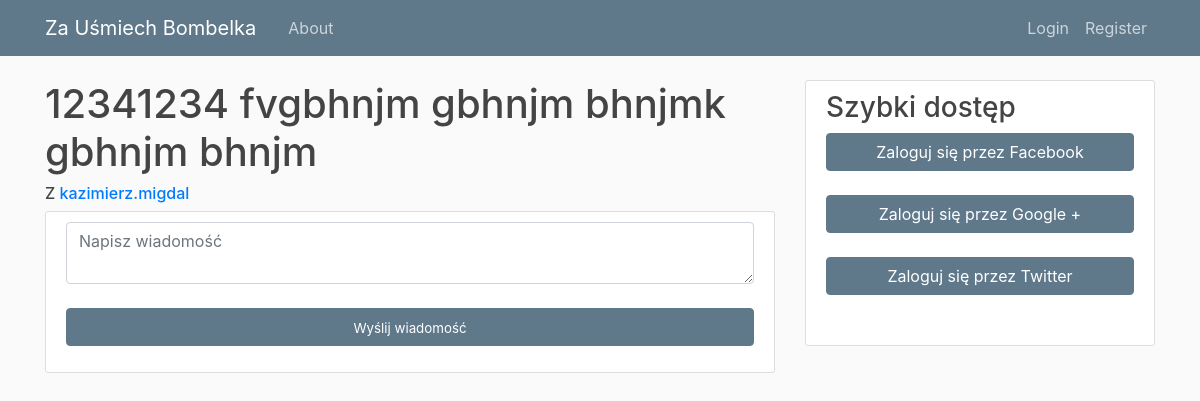
/messages/compose/4/, run on an earlier commit of the app's database.
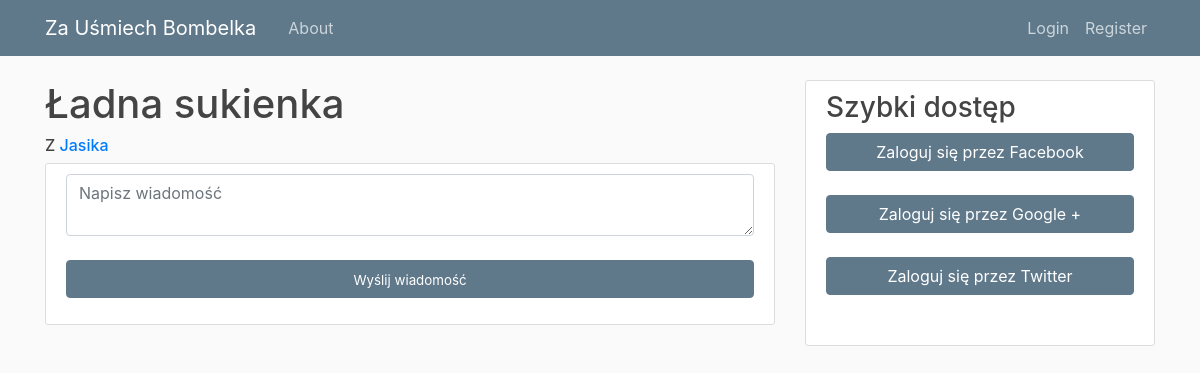
And on a later commit of the database.
### market/models.py (models this page shows, shortened)
class Product(models.Model):
    author = models.ForeignKey(User, on_delete=models.CASCADE)
    date_posted = models.DateTimeField(default=timezone.now)
    title = models.CharField(max_length=100, verbose_name='')
    description = models.TextField(verbose_name='')
    tag_sex = models.CharField(max_length=6, choices = SEX_TAG_CHOISE, default='Unisex', verbose_name='')
    tag_age = models.IntegerField(choices = AGE_TAG_CHOISE, default=1, verbose_name='')
    photo_1 = models.ImageField(default='default_1.jpg', upload_to='product_pics', verbose_name='')
    photo_2 = models.ImageField(default='default_1.jpg', upload_to='product_pics', verbose_name='')
    photo_3 = models.ImageField(default='default_1.jpg', upload_to='product_pics', verbose_name='')
    price = models.DecimalField(decimal_places=2, max_digits=12, validators=[MinValueValidator(Decimal('0.00'))])
    sold = models.BooleanField(default=False)
    sold_for = models.ForeignKey(User, related_name='buyer', null=True, on_delete=models.SET_NULL)

### messanger_system/views.py (the view)
# urls.py: path('compose/<int:pk>/', views.compose, name='messages_compose'),
def compose(request, pk):
    product = Product.objects.get(id=pk)
    if request.method == 'POST':
        form = MessageForm(request.POST)
        if form.is_valid():
            message = form.save(commit=False)
            message.subject = product
            message.sender = request.user
            message.recipient = product.author
            message.parent_msg = None
            message.save()
            pk = message.id
            messages.success(request, f'Wiadomość została wysłana')
            return redirect('messages_detail', pk)
    else:
        form = MessageForm()
    return render(request, 'messager_system/compose.html', {'form':form, 'product':product})

### messanger_system/forms.py
class MessageForm(forms.ModelForm):
    text = forms.CharField(label="",widget=forms.Textarea(attrs={"rows":"2", "class":"form-control", "placeholder": "Napisz wiadomość"}))
    class Meta:
        model = Message
        fields = ('text',)

### messanger_system/templates/messager_system/compose.html (shortened to what this page needs)
{% extends "blog/base.html" %}
{% load crispy_forms_tags%}
{% block content %}
<h1>{{ product.title }}</h1>
<h6>Z <a class="mr-2" href="{% url 'profile' product.author.username %}">{{ product.author }}</a></h6>
<div class="sticky-top">
    <article class="media content-section">
        <div class="media-body">
            <form method="POST" enctype="multipart/form-data">
                <div class="form-group">
                    <div class="form-row">
                        <div class="form-group col mb-2">
                            {{ form.text|as_crispy_field }}
                        </div>
                    </div>
                </div>
                <div class="form-group">
                    <button class="btn btn-sample btn-block" type="submit"><span style="font-size:smaller;">Wyślij wiadomość</span></button>
                </div>
            </form>
        </div>
    </article>
</div>
{% endblock content %}

### blog/templates/blog/base.html (shortened to what this page needs)
{% load static %}
{% load messages_tags %}
<!DOCTYPE html>
<html>
<head>
    <link rel="stylesheet" href="https://maxcdn.bootstrapcdn.com/bootstrap/4.0.0/css/bootstrap.min.css">
    <link rel="stylesheet" href="https://cdnjs.cloudflare.com/ajax/libs/font-awesome/4.7.0/css/font-awesome.min.css">
    <link rel="stylesheet" type="text/css" href="{% static 'blog/main.css' %}">
</head>
<body>
  <header class="site-header">
    <nav class="navbar navbar-expand-md navbar-dark bg-steel fixed-top">
      <div class="container">
        <a class="navbar-brand mr-4" href="{% url 'blog-home' %}">Za Uśmiech Bombelka</a>
        <div class="collapse navbar-collapse" id="navbarToggle">
          <div class="navbar-nav mr-auto">
            {% if user.is_authenticated%}
              <a class="nav-item nav-link" href="{% url 'profile' request.user.username %}">Mój Profil</a>
              <a class="nav-item nav-link" href="{% url 'actions' %}">Aktualności</a>
              <a class="nav-item nav-link" href="{% url 'market-home' %}">Market</a>
            {% else %}
              <a class="nav-item nav-link" href="{% url 'blog-about' %}">About</a>
            {% endif %}
          </div>
          <div class="navbar-nav">
            {% if user.is_authenticated %}
              <a class="nav-item nav-link" href="{% url 'messages-home' %}">Wiadomości</a>
              <a class="nav-item nav-link" href="{% url 'logout' %}">Logout</a>
            {% else %}
              <a class="nav-item nav-link" href="{% url 'login' %}">Login</a>
              <a class="nav-item nav-link" href="{% url 'register' %}">Register</a>
            {% endif %}
          </div>
        </div>
      </div>
    </nav>
  </header>
<main role="main" class="container">
  <div class="row">
    <div class="col-md-8">
      {% block content %}{% endblock %}
    </div>
    <div class="col-md-4">
      <div class="content-section sticky-top">
        <h3>Szybki dostęp</h3>
        <p class='text-muted'>
            {% if user.is_authenticated%}
              <a class="mr-2" href="{% url 'blog-home' %}"><button {%if section == 'blog' %} class="btn btn-sample btn-block"{% endif %}class="btn btn-outline-info btn-block">Blog</button></a>
              <a class="mr-2" href="{% url 'market-home' %}"><button {%if section == 'market' %} class="btn btn-sample btn-block"{% endif %}class="btn btn-outline-info btn-block">Market</button></a>
              <a class="mr-2" href="{% url 'messages-home' %}"><button {%if section == 'messages' %} class="btn btn-sample btn-block"{% endif %}class="btn btn-outline-info btn-block">Wiadomości ({% new_messages %})</button></a>
               <a class="mr-2" href="{% url 'actions' %}"><button {%if section == 'actions' %} class="btn btn-sample btn-block"{% endif %}class="btn btn-outline-info btn-block">Aktualności</button></a>
            {% else %}
              <a class="mr-2" href="{% url 'post-create' %}"><button class="btn btn-sample btn-block">Zaloguj się przez Facebook</button></a>
              <a class="mr-2" href="{% url 'post-create' %}"><button class="btn btn-sample btn-block">Zaloguj się przez Google +</button></a>
              <a class="mr-2" href="{% url 'post-create' %}"><button class="btn btn-sample btn-block">Zaloguj się przez Twitter</button></a>
            {% endif %}
      </div>
    </div>
  </div>
</main>
</body>
</html>

### blog/static/blog/main.css (style rules this page uses)
body { background: #fafafa; color: #333333; margin-top: 5rem; }
h1, h2, h3, h4, h5, h6 { word-wrap: break-word; -webkit-hyphens: auto; -moz-hyphens: auto; -ms-hyphens: auto; -o-hyphens: auto; hyphens: auto; color: #444444; }
.sticky-top { top:56px; }
.bg-steel { background-color: #5f788a; }
.site-header .navbar-nav .nav-link { color: #cbd5db; }
.content-section { background: #ffffff; padding: 10px 20px; border: 1px solid #dddddd; border-radius: 3px; margin-bottom: 20px; top:56px; }
.btn-sample { color: #ffffff; background-color: #5F788A; border-color: #5F788A; }

What changed in the data, as far as the page shows it:
changed Product: title "12341234 fvgbhnjm gbhnjm bhnjmk gbhnjm bhnjm" → "Ładna sukienka"; author "kazimierz.migdal" → "Jasika"
